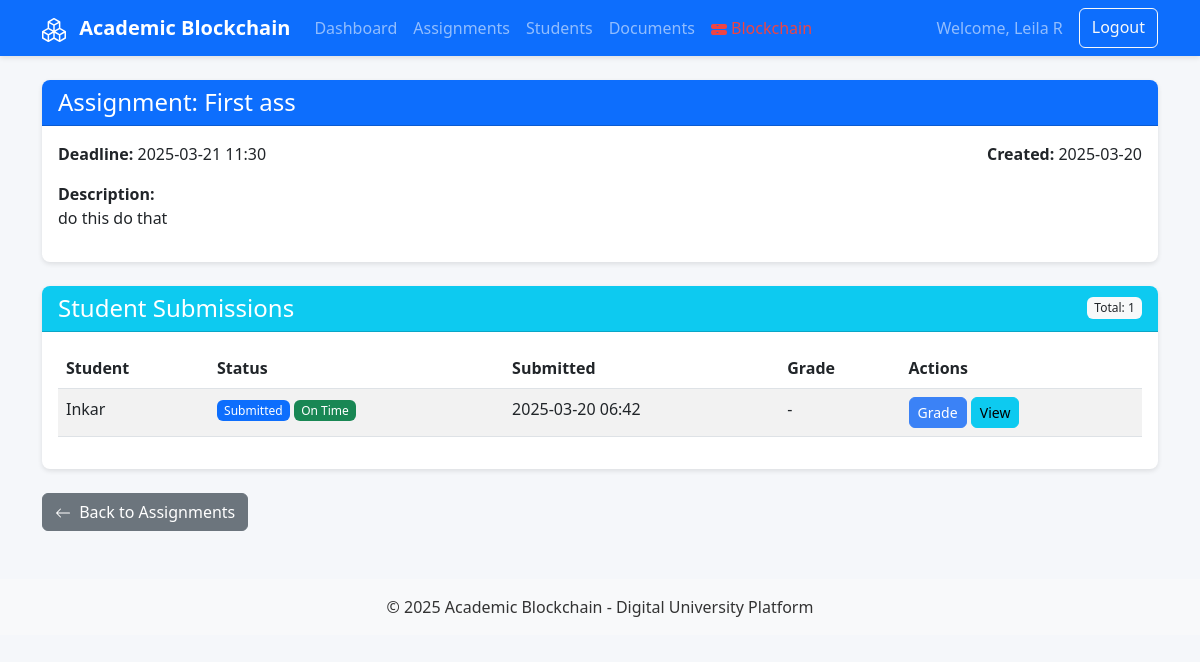
/teacher/view_submissions/1 (signed in), run on the app's committed database.
### models/user.py (models this page shows, shortened)
class User(db.Model):
    id = db.Column(db.Integer, primary_key=True)
    name = db.Column(db.String(100), nullable=False)
    email = db.Column(db.String(100), unique=True, nullable=False)
    password_hash = db.Column(db.String(255), nullable=False)
    role = db.Column(db.String(20), nullable=False)  # 'student' or 'teacher'
    blockchain_address = db.Column(db.String(42), nullable=True)  # Ethereum address
    blockchain_wallet_address = db.Column(db.String(42), nullable=True)  # Specific user wallet
    blockchain_nonce = db.Column(db.Integer, default=0)  # For additional security
    photo = db.Column(db.String(255), nullable=True)
    created_at = db.Column(db.DateTime, default=datetime.utcnow)
    last_login = db.Column(db.DateTime, nullable=True)
    total_tokens_earned = db.Column(db.Float, default=0)
    total_tokens_spent = db.Column(db.Float, default=0)
    assignments = db.relationship('Assignment', backref='teacher', lazy=True)
    submissions = db.relationship('Submission', backref='user', lazy=True)
    documents = db.relationship('Document', backref='owner', lazy=True)
    token_transactions = db.relationship('TokenTransaction', backref='user', lazy=True)

### models/assignment.py (models this page shows, shortened)
class Assignment(db.Model):
    id = db.Column(db.Integer, primary_key=True)
    title = db.Column(db.String(100), nullable=False)
    description = db.Column(db.Text, nullable=False)
    deadline = db.Column(db.DateTime, nullable=False)
    teacher_id = db.Column(db.Integer, db.ForeignKey('user.id'), nullable=False)
    created_at = db.Column(db.DateTime, default=datetime.utcnow)
    submissions = db.relationship('Submission', backref='assignment_ref', lazy=True)

### models/submission.py (models this page shows, shortened)
class Submission(db.Model):
    id = db.Column(db.Integer, primary_key=True)
    assignment_id = db.Column(db.Integer, db.ForeignKey('assignment.id'), nullable=False)
    student_id = db.Column(db.Integer, db.ForeignKey('user.id'), nullable=False)
    document_id = db.Column(db.Integer, db.ForeignKey('document.id'), nullable=False)
    submitted_at = db.Column(db.DateTime, default=datetime.utcnow)
    status = db.Column(db.String(20), default='submitted')  # 'submitted', 'graded', 'returned'
    grade = db.Column(db.String(10), nullable=True)
    feedback = db.Column(db.Text, nullable=True)
    graded_at = db.Column(db.DateTime, nullable=True)
    grade_tx = db.Column(db.String(66), nullable=True)  # Transaction hash for grading
    blockchain_verified = db.Column(db.Boolean, default=False)
    grade_verified = db.Column(db.Boolean, default=False)  # New field to track grade verification
    tokens_earned = db.Column(db.Float, default=0)
    assignment = db.relationship('Assignment')  # No backref here
    student = db.relationship('User', backref='student_submissions')
    document = db.relationship('Document')  # No backref here
    def is_on_time(self):
        return self.submitted_at <= self.assignment.deadline

### controllers/teacher.py (the view, shortened to what this page needs)
@teacher.route('/view_submissions/<int:assignment_id>')
def view_submissions(assignment_id):
    user = User.query.get(session['user_id'])
    assignment = Assignment.query.get_or_404(assignment_id)
    if assignment.teacher_id != user.id:
        flash('You do not have permission to view these submissions', 'danger')
        return redirect(url_for('teacher.manage_assignments'))
    submissions = Submission.query.filter_by(assignment_id=assignment_id).all()
    students = User.query.filter_by(role='student').all()
    submission_map = {s.student_id: s for s in submissions}
    student_submissions = []
    for student in students:
        if student.id in submission_map:
            sub = submission_map[student.id]
            student_submissions.append({
                'student': student,
                'submission': sub,
                'status': sub.status,
                'on_time': sub.is_on_time(),
                'submitted_at': sub.submitted_at
            })
    return render_template(
        'teacher/view_submissions.html',
        assignment=assignment,
        student_submissions=student_submissions,
        user=user,
        now=datetime.utcnow()
    )

### controllers/teacher.py (called while the page is built)
@teacher.before_request
def check_teacher():
    if 'user_id' not in session or session['role'] != 'teacher':
        flash('Please log in as a teacher to access this page', 'warning')
        return redirect(url_for('auth.login'))

### templates/teacher/view_submissions.html (shortened to what this page needs)
{% extends "layout.html" %}
{% block content %}
<div class="card mb-4">
    <div class="card-header bg-primary text-white">
        <h4 class="mb-0">Assignment: {{ assignment.title }}</h4>
    </div>
    <div class="card-body">
        <div class="row">
            <div class="col-md-6">
                <p><strong>Deadline:</strong> {{ assignment.deadline.strftime('%Y-%m-%d %H:%M') }}</p>
            </div>
            <div class="col-md-6 text-md-end">
                <p><strong>Created:</strong> {{ assignment.created_at.strftime('%Y-%m-%d') }}</p>
            </div>
        </div>
        <div class="mb-3">
            <strong>Description:</strong>
            <p>{{ assignment.description }}</p>
        </div>
    </div>
</div>
<div class="card">
    <div class="card-header bg-info text-white d-flex justify-content-between align-items-center">
        <h4 class="mb-0">Student Submissions</h4>
        <span class="badge bg-light text-dark">Total: {{ student_submissions|length }}</span>
    </div>
    <div class="card-body">
        <div class="table-responsive">
            <table class="table table-striped">
                <thead>
                <tr>
                    <th>Student</th>
                    <th>Status</th>
                    <th>Submitted</th>
                    <th>Grade</th>
                    <th>Actions</th>
                </tr>
                </thead>
                <tbody>
                {% for item in student_submissions %}
                <tr>
                    <td>{{ item.student.name }}</td>
                    <td>
                        {% if item.status == 'not_submitted' %}
                        <span class="badge bg-secondary">Not Submitted</span>
                        {% elif item.status == 'submitted' %}
                        <span class="badge bg-primary">Submitted</span>
                        {% if item.on_time %}
                        <span class="badge bg-success">On Time</span>
                        {% else %}
                        <span class="badge bg-warning text-dark">Late</span>
                        {% endif %}
                        {% elif item.status == 'graded' %}
                        <span class="badge bg-success">Graded</span>
                        {% endif %}
                    </td>
                    <td>
                        {% if item.submitted_at %}
                        {{ item.submitted_at.strftime('%Y-%m-%d %H:%M') }}
                        {% else %}
                        -
                        {% endif %}
                    </td>
                    <td>
                        {% if item.submission and item.submission.status == 'graded' %}
                        {{ item.submission.grade }}
                        {% else %}
                        -
                        {% endif %}
                    </td>
                    <td>
                        {% if item.status == 'not_submitted' %}
                        <button class="btn btn-sm btn-secondary" disabled>No Submission</button>
                        {% elif item.status == 'submitted' %}
                        <a href="{{ url_for('teacher.grade_submission', submission_id=item.submission.id) }}" class="btn btn-sm btn-primary">Grade</a>
                        <a href="{{ url_for('teacher.view_submission', submission_id=item.submission.id) }}" class="btn btn-sm btn-info">View</a>
                        {% elif item.status == 'graded' %}
                        <a href="{{ url_for('teacher.view_submission', submission_id=item.submission.id) }}" class="btn btn-sm btn-info">View</a>
                        {% endif %}
                    </td>
                </tr>
                {% endfor %}
                </tbody>
            </table>
        </div>
    </div>
</div>
<div class="mt-4">
    <a href="{{ url_for('teacher.manage_assignments') }}" class="btn btn-secondary">
        <svg xmlns="http://www.w3.org/2000/svg" width="16" height="16" fill="currentColor" class="bi bi-arrow-left me-1" viewBox="0 0 16 16">
            <path fill-rule="evenodd" d="M15 8a.5.5 0 0 0-.5-.5H2.707l3.147-3.146a.5.5 0 1 0-.708-.708l-4 4a.5.5 0 0 0 0 .708l4 4a.5.5 0 0 0 .708-.708L2.707 8.5H14.5A.5.5 0 0 0 15 8z"/>
        </svg>
        Back to Assignments
    </a>
</div>
{% endblock %}

### templates/layout.html (shortened to what this page needs)
<!DOCTYPE html>
<html lang="en">
<head>
    <link rel="stylesheet" href="https://cdn.jsdelivr.net/npm/bootstrap@5.3.0/dist/css/bootstrap.min.css">
    <link rel="stylesheet" href="{{ url_for('static', filename='css/style.css') }}">
</head>
<body>
{% block navbar %}
<nav class="navbar navbar-expand-lg navbar-dark bg-primary">
    <div class="container">
        <a class="navbar-brand" href="{{ url_for('auth.index') }}">
            Academic Blockchain
        </a>
        <div class="collapse navbar-collapse" id="navbarNav">
            <ul class="navbar-nav me-auto">
                {% if session.user_id %}
                {% if session.role == 'student' %}
                <li class="nav-item">
                    <a class="nav-link {% if request.endpoint == 'student.dashboard' %}active{% endif %}" href="{{ url_for('student.dashboard') }}">Dashboard</a>
                </li>
                <li class="nav-item">
                    <a class="nav-link {% if request.endpoint == 'student.view_assignments' %}active{% endif %}" href="{{ url_for('student.view_assignments') }}">Assignments</a>
                </li>
                <li class="nav-item">
                    <a class="nav-link {% if request.endpoint == 'student.view_documents' %}active{% endif %}" href="{{ url_for('student.view_documents') }}">My Documents</a>
                </li>
                <li class="nav-item">
                    <a class="nav-link {% if request.endpoint == 'student.view_tokens' %}active{% endif %}" href="{{ url_for('student.view_tokens') }}">My Tokens</a>
                </li>
                {% elif session.role == 'teacher' %}
                <li class="nav-item">
                    <a class="nav-link {% if request.endpoint == 'teacher.dashboard' %}active{% endif %}" href="{{ url_for('teacher.dashboard') }}">Dashboard</a>
                </li>
                <li class="nav-item">
                    <a class="nav-link {% if request.endpoint == 'teacher.manage_assignments' %}active{% endif %}" href="{{ url_for('teacher.manage_assignments') }}">Assignments</a>
                </li>
                <li class="nav-item">
                    <a class="nav-link {% if request.endpoint == 'teacher.view_students' %}active{% endif %}" href="{{ url_for('teacher.view_students') }}">Students</a>
                </li>
                <li class="nav-item">
                    <a class="nav-link {% if request.endpoint == 'teacher.view_documents' %}active{% endif %}" href="{{ url_for('teacher.view_documents') }}">Documents</a>
                </li>
                {% endif %}
                <li class="nav-item">
                    <a class="nav-link {% if request.endpoint == 'blockchain.blockchain_status' %}active{% endif %}" href="{{ url_for('blockchain.blockchain_status') }}">
                        <span id="blockchain-status-indicator" class="blockchain-status-unknown">
                            Blockchain
                        </span>
                    </a>
                </li>
                {% endif %}
            </ul>
            <div class="d-flex">
                {% if session.user_id %}
                <span class="navbar-text me-3">Welcome, {{ session.name }}</span>
                <a href="{{ url_for('auth.logout') }}" class="btn btn-outline-light">Logout</a>
                {% else %}
                <a href="{{ url_for('auth.login') }}" class="btn btn-outline-light me-2">Login</a>
                <a href="{{ url_for('auth.register') }}" class="btn btn-light">Register</a>
                {% endif %}
            </div>
        </div>
    </div>
</nav>
{% endblock %}
<div class="container mt-4">
    {% block content %}{% endblock %}
</div>
{% block footer %}
<footer class="bg-light py-3 mt-5">
    <div class="container text-center">
        <p class="mb-0">&copy; 2025 Academic Blockchain - Digital University Platform</p>
    </div>
</footer>
{% endblock %}
</body>
</html>

### static/css/style.css (style rules this page uses)
body { font-family: 'Segoe UI', Roboto, 'Helvetica Neue', Arial, sans-serif; background-color: #f5f7fa; color: #333; }
.card { border-radius: 0.5rem; box-shadow: 0 2px 5px rgba(0, 0, 0, 0.1); border: none; margin-bottom: 1.5rem; }
.card-header { border-radius: 0.5rem 0.5rem 0 0 !important; font-weight: 500; }
.btn { border-radius: 0.375rem; font-weight: 500; }
.btn-primary { background-color: #3b82f6; border-color: #3b82f6; }
.navbar { box-shadow: 0 2px 5px rgba(0, 0, 0, 0.1); }
.navbar-brand { font-weight: 600; }
.table-responsive { border-radius: 0.5rem; overflow: hidden; }
.badge { font-weight: 500; padding: 0.4em 0.6em; }
footer { background-color: #f8f9fa; margin-top: 2rem; padding: 1rem 0; }

### templates/layout.html (style rules this page uses)
.blockchain-status-error { color: #ef4444; }

### data on the page
User: name "Leila R"
Assignment: title "First ass", deadline "2025-03-21 11:30", created_at "2025-03-20", description "do this do that"
Submission: student.name "Inkar", status "Submitted", submitted_at "2025-03-20 06:42"

### other printed values
{{ student_submissions|length }} "1"
